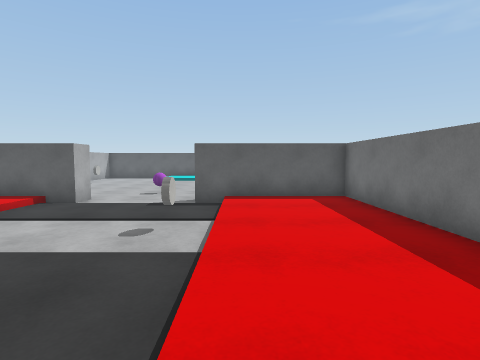
[1] (above)

18 first-person views from a walk through a Unity game level. The camera is 1.2 m above the floor, tilts 4° down and sees 80° across. The floor is counted in squares, 1 m on a side. Each view is taken from the middle of a square. On the plan, view 1 faces up. The plan holds only what a view shows up to about 13 squares ahead; the rest is blank. The player character is not drawn. Surface patterns are stand-ins for the level's own textures.

[2]
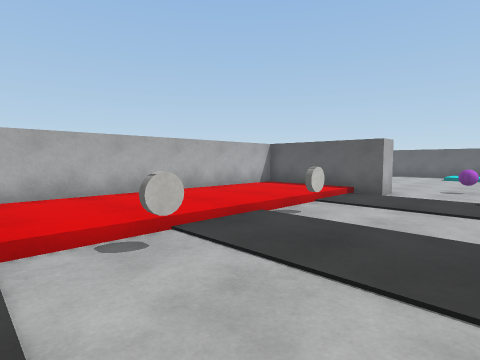

[3]
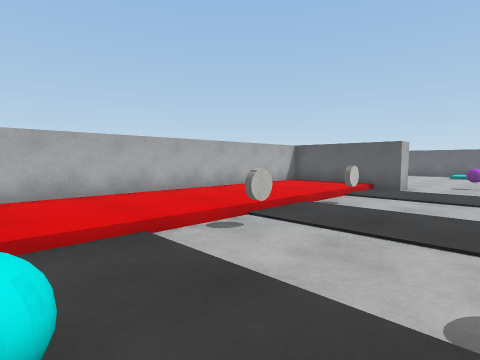

[4]
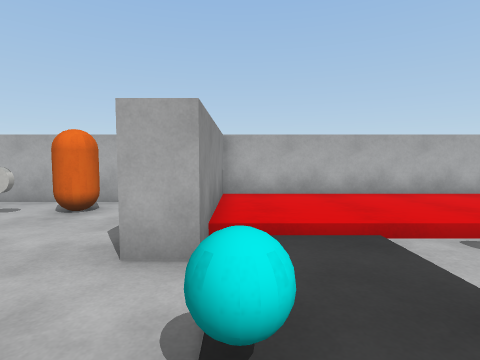

[5]
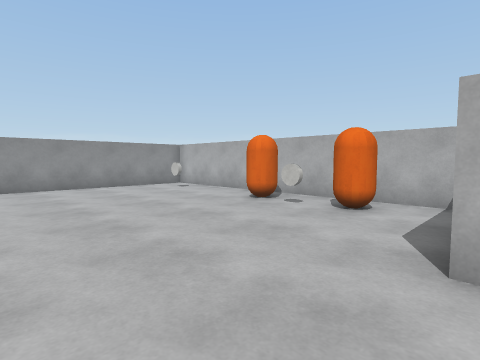

[6]
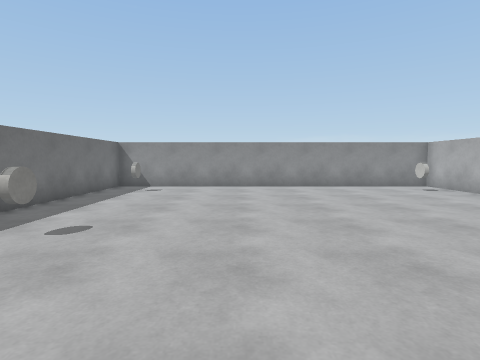

[7]
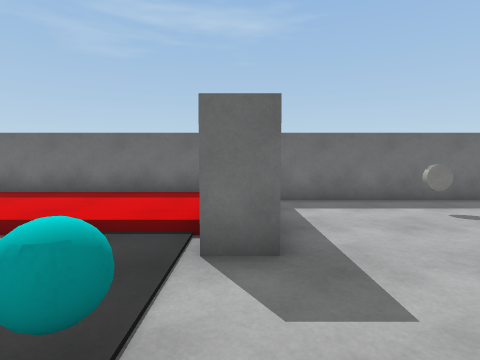

[8]
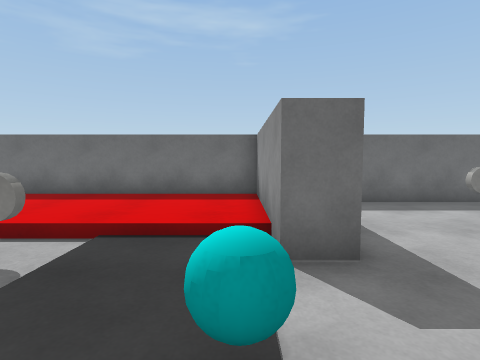

[9]
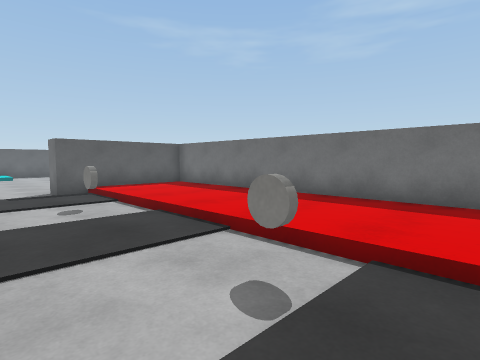

[10]
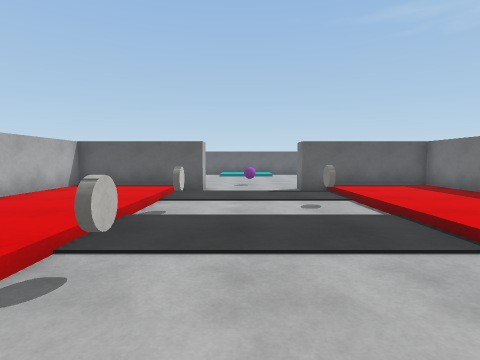

[11]
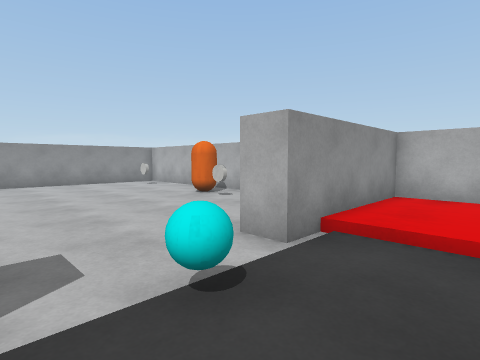

[12]
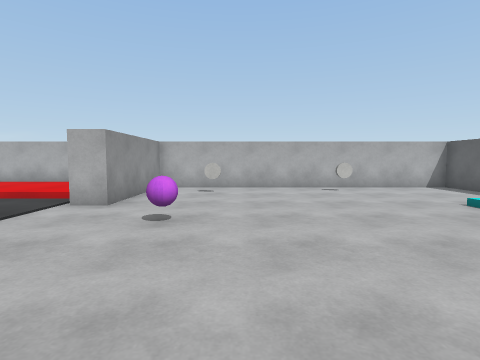

[13]
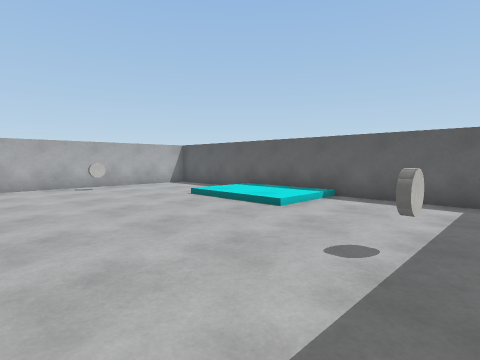

[14]
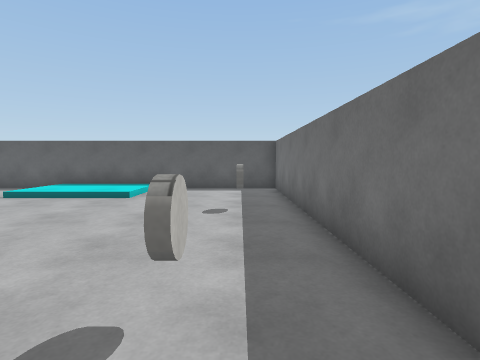

[15]
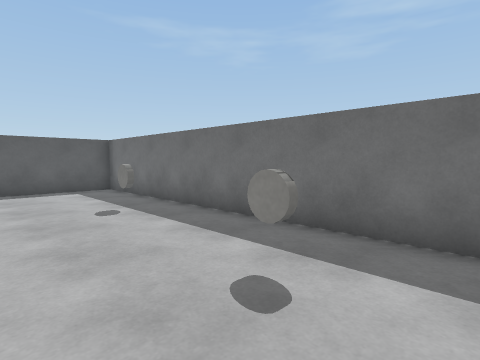

[16]
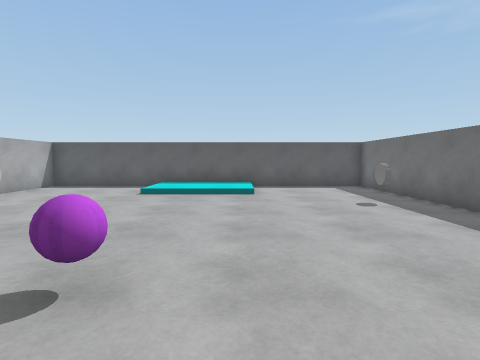

[17]
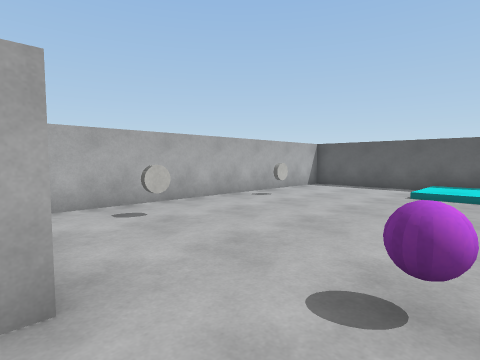

[18]
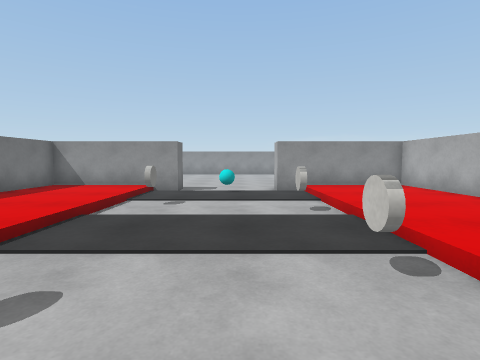

### Floor plan
Key: @ floor where view 1 was taken; # wall or solid block; . main floor; : floor 0.25 m higher than the main floor; / step, stairs or slope; O other object.
Columns run from 11 left of view 1 to 4 right of it. Each row starts with its distance up from view 1.
 23 ################
 22 #.....::::.....#
 21 #.....::::.....#
 20 #.....////.....#
 19 #..............#
 18 #.O..........O.#
 17 #..............#
 16 #..............#
 15 #..............#
 14 #..............#
 13 #.O.........O..#
 12 #......O.......#
 11 #..............#
 10 ######....######
  9 #::::......::::#
  8 #::::......::::#
  7 #::::......::::#
  6 #::::....O.::::#
  5 #::::O.....::::#
  4 #::::......::::#
  3 #::::......::::#
  2 #::::......::::#
  1 #::::O.....::::#
  0 #::::....O.@:::#
 -1 #::::......::::#
 -2 #::::......::::#
 -3 #::::..O...::::#
 -4 ######....######
 -5 #..............#
 -6 #..............#
 -7 #.O............#
 -8 #..............#
 -9 #.O.........O..#
-10 #.O............#
-11 #..............#
-12 #..............#
-13 #..............#
-14 #..............#
-15 #.O..........O.#
-16 #..............#
-17 ################

Positions as (right, up) in squares from view 1, and headings:
1: (0, 0), facing up
2: (-2, -1), facing up-left
3: (-2, -3), facing up-left
4: (-2, -3), facing left
5: (-2, -4), facing down-left
6: (-2, -4), facing down
7: (-5, -4), facing right
8: (-5, -3), facing right
9: (-4, -2), facing up-right
10: (-4, -2), facing up
11: (-2, -1), facing down-left
12: (2, 14), facing left
13: (3, 14), facing up-left
14: (2, 11), facing up
15: (-1, 11), facing up-right
16: (-2, 10), facing up
17: (-3, 10), facing up-left
18: (-4, 8), facing down
